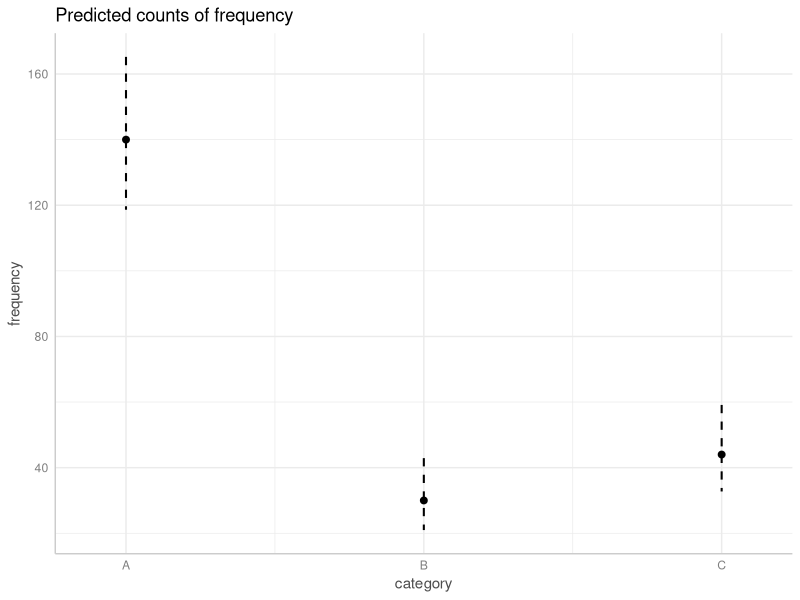

The R source for this figure:
library(ggeffects)
library(broom)

# Create a data frame with the response variable
category <-  c("A", "B", "C")
frequency <- c(140, 30, 44)
data <- data.frame(category, frequency)

# Fit multinomial logit model
fit <- glm(frequency ~ category, family = poisson(link = "log"), data = data)

# Display model summary
summary(fit)


tidy(fit, exponentiate = FALSE, conf.int = TRUE) # log odds ratio

tidy(fit, exponentiate = TRUE, conf.int = TRUE)  # raw odds ratio

# Visualization
plot(ggpredict(fit))
